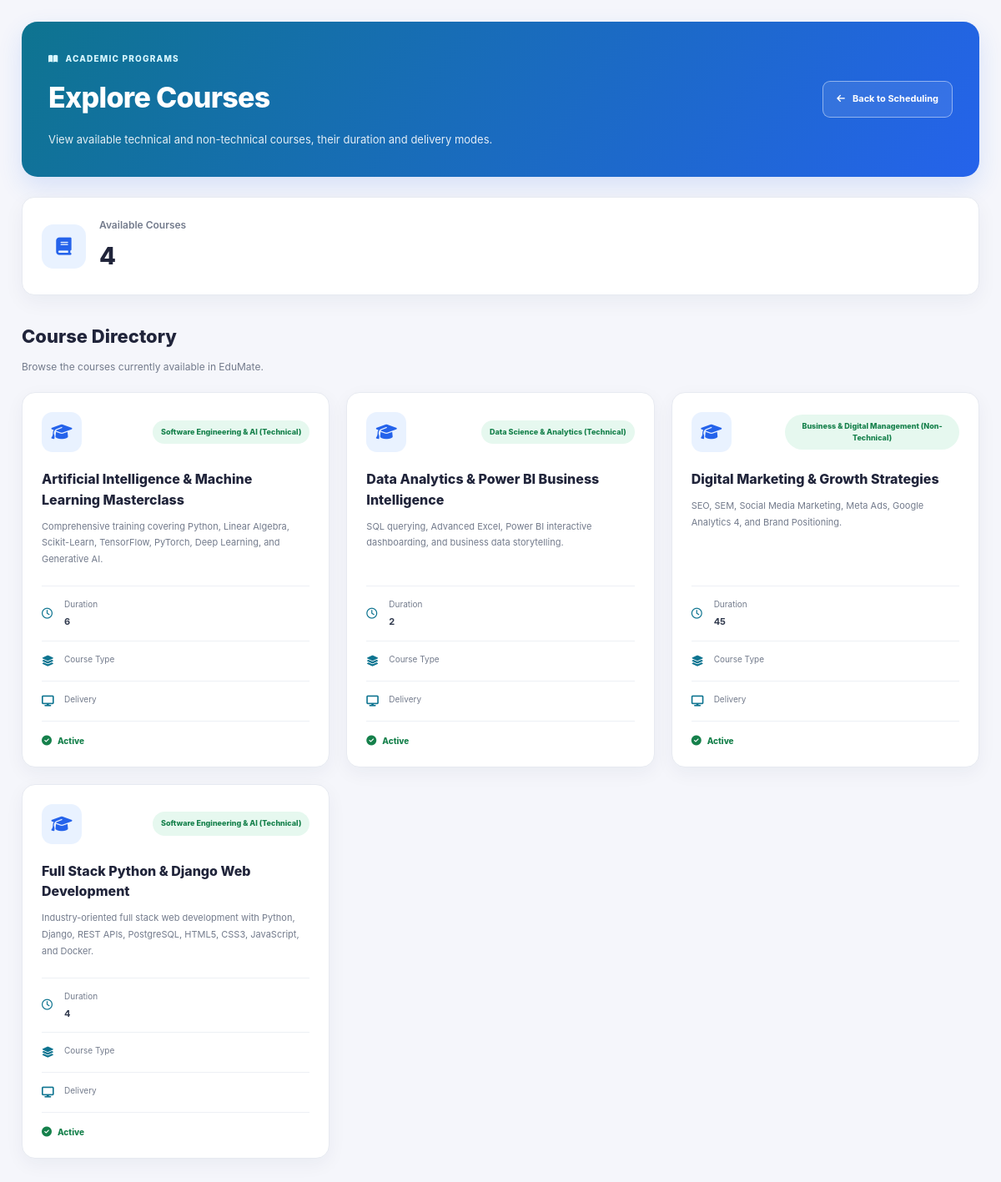
The page /courses/ (signed in) on the database its author committed.
### app/models.py (models this page shows, shortened)
class Course(models.Model):
    STATUS_CHOICES = [("Active", "Active"), ("Inactive", "Inactive")]
    DURATION_UNIT_CHOICES = [
        ("Days", "Days"),
        ("Months", "Months"),
        ("Years", "Years"),
        ("Hours", "Hours"),
    ]
    COURSE_TYPE_CHOICES = [
        ("Certification", "Certification"),
        ("Diploma", "Diploma"),
        ("Advanced Diploma", "Advanced Diploma"),
        ("Fast Track", "Fast Track / Boot Camp"),
        ("Internship Program", "Internship Program"),
        ("Master Program", "Master Program"),
    ]
    name = models.CharField(max_length=200)
    code = models.CharField(max_length=50, unique=True)
    category = models.ForeignKey(
        CourseCategory, on_delete=models.PROTECT, related_name="courses"
    )
    course_type = models.CharField(
        max_length=50, choices=COURSE_TYPE_CHOICES, default="Certification"
    )
    description = models.TextField(blank=True)
    duration = models.PositiveIntegerField(
        default=3, validators=[MinValueValidator(1)],
        help_text="Duration value, e.g. 3, 6, or 45",
    )
    duration_unit = models.CharField(
        max_length=20, choices=DURATION_UNIT_CHOICES, default="Months"
    )
    fee = models.DecimalField(
        max_digits=10, decimal_places=2, default=Decimal("25000.00"),
        validators=[MinValueValidator(Decimal("0.00"))],
    )
    available_delivery_modes = models.CharField(
        max_length=150,
        default="Online, Offline, Hybrid",
        help_text="Comma-separated delivery modes, e.g. Online, Offline, Hybrid",
    )
    assigned_trainer = models.ForeignKey(
        settings.AUTH_USER_MODEL,
        null=True,
        blank=True,
        on_delete=models.SET_NULL,
        related_name="trainer_courses",
    )
    status = models.CharField(max_length=20, choices=STATUS_CHOICES, default="Active")
    created_at = models.DateTimeField(auto_now_add=True)
    updated_at = models.DateTimeField(auto_now=True)
    class Meta:
        ordering = ["name"]

class CourseCategory(models.Model):
    TYPE_CHOICES = [
        ("Technical", "Technical Courses"),
        ("Non-Technical", "Non-Technical Courses"),
    ]
    name = models.CharField(max_length=120, unique=True)
    category_type = models.CharField(
        max_length=50, choices=TYPE_CHOICES, default="Technical"
    )
    description = models.TextField(blank=True)
    is_active = models.BooleanField(default=True)
    created_at = models.DateTimeField(auto_now_add=True)
    class Meta:
        verbose_name_plural = "Course Categories"
        ordering = ["category_type", "name"]
    def __str__(self):
        return f"{self.name} ({self.category_type})"

### app/views.py (the view)
@login_required
def course_list(request):
    courses = (
        Course.objects
        .filter(status="Active")
        .select_related("category", "assigned_trainer")
        .order_by("name")
    )
    context = {
        "courses": courses,
        "total_courses": courses.count(),
    }
    return render(
        request,
        "admissions/course_list.html",
        context,
    )

### app/templates/admissions/course_list.html (shortened to what this page needs)
{% extends "admissions/base.html" %}
{% load static %}
{% block extra_css %}
<link rel="stylesheet" href="{% static 'css/course_list.css' %}">
{% endblock %}
{% block content %}
<div class="course-list-page">
    <section class="course-list-header">
        <div>
            <span class="course-list-eyebrow">
                <i class="fa-solid fa-book-open"></i>
                ACADEMIC PROGRAMS
            </span>
            <h1>Explore Courses</h1>
            <p>
                View available technical and non-technical courses,
                their duration and delivery modes.
            </p>
        </div>
        <a href="{% url 'scheduling_dashboard' %}"
           class="course-back-btn">
            <i class="fa-solid fa-arrow-left"></i>
            Back to Scheduling
        </a>
    </section>
    <section class="course-summary">
        <div class="course-summary-icon">
            <i class="fa-solid fa-book"></i>
        </div>
        <div>
            <span>Available Courses</span>
            <h2>{{ total_courses }}</h2>
        </div>
    </section>
    <section class="course-list-section">
        <div class="course-list-section-heading">
            <div>
                <h2>Course Directory</h2>
                <p>Browse the courses currently available in EduMate.</p>
            </div>
        </div>
        {% if courses %}
        <div class="course-list-grid">
            {% for course in courses %}
            <article class="course-card">
                <div class="course-card-top">
                    <div class="course-card-icon">
                        <i class="fa-solid fa-graduation-cap"></i>
                    </div>
                    <span class="course-category-badge">
                        {{ course.category }}
                    </span>
                </div>
                <h3>{{ course.name }}</h3>
                {% if course.description %}
                <p class="course-description">
                    {{ course.description }}
                </p>
                {% else %}
                <p class="course-description">
                    Explore course details and learning opportunities.
                </p>
                {% endif %}
                <div class="course-card-details">
                    <div>
                        <i class="fa-regular fa-clock"></i>
                        <span>Duration</span>
                        <strong>{{ course.duration }}</strong>
                    </div>
                    <div>
                        <i class="fa-solid fa-layer-group"></i>
                        <span>Course Type</span>
                    </div>
                    <div>
                        <i class="fa-solid fa-display"></i>
                        <span>Delivery</span>
                    </div>
                </div>
                <div class="course-card-footer">
                    <span class="course-active-status">
                        <i class="fa-solid fa-circle-check"></i>
                        Active
                    </span>
                </div>
            </article>
            {% endfor %}
        </div>
        {% endif %}
    </section>
</div>
{% endblock %}

### app/static/css/admission_dashboard.css (style rules this page uses)
:root { --primary: #5b4ce2; --primary-dark: #4738c7; --primary-light: #eeebff; --purple: #7656e8; --orange: #f59e0b; --blue: #3b82f6; --green: #16a36a; --teal: #0d9488; --red: #dc2626; --sidebar-bg: #211b3b; --sidebar-hover: #30284f; --sidebar-active: #5142bc; --page-bg: #f5f6fb; --card-bg: #ffffff; --text-primary: #20243a; --text-secondary: #777d92; --text-light: #a1a6b7; --border: #e9eaf2; --shadow: 0 5px 22px rgba(34, 31, 72, 0.045); --sidebar-width: 270px; --radius: 16px; }
* { margin: 0; padding: 0; box-sizing: border-box; }
html { scroll-behavior: smooth; }
body { min-height: 100vh; font-family: "Inter", sans-serif; background: var(--page-bg); color: var(--text-primary); font-size: 14px; line-height: 1.6; -webkit-font-smoothing: antialiased; }
button, a { -webkit-tap-highlight-color: transparent; }
a { color: inherit; text-decoration: none; }
i { line-height: 1; }
@media (max-width: 1450px) { :root { --sidebar-width: 250px; } }

### rows shown on the page
Course: category "Software Engineering & AI (Technical)", name "Artificial Intelligence & Machine Learning Masterclass", description "Comprehensive training covering Python, Linear Algebra, Scikit-Learn, TensorFlow, PyTorch, Deep Learning, and Generative AI.", duration "6"
Course: category "Data Science & Analytics (Technical)", name "Data Analytics & Power BI Business Intelligence", description "SQL querying, Advanced Excel, Power BI interactive dashboarding, and business data storytelling.", duration "2"
Course: category "Business & Digital Management (Non-Technical)", name "Digital Marketing & Growth Strategies", description "SEO, SEM, Social Media Marketing, Meta Ads, Google Analytics 4, and Brand Positioning.", duration "45"
Course: category "Software Engineering & AI (Technical)", name "Full Stack Python & Django Web Development", description "Industry-oriented full stack web development with Python, Django, REST APIs, PostgreSQL, HTML5, CSS3, JavaScript, and Docker.", duration "4"

### other values the page prints
{{ total_courses }} "4"
